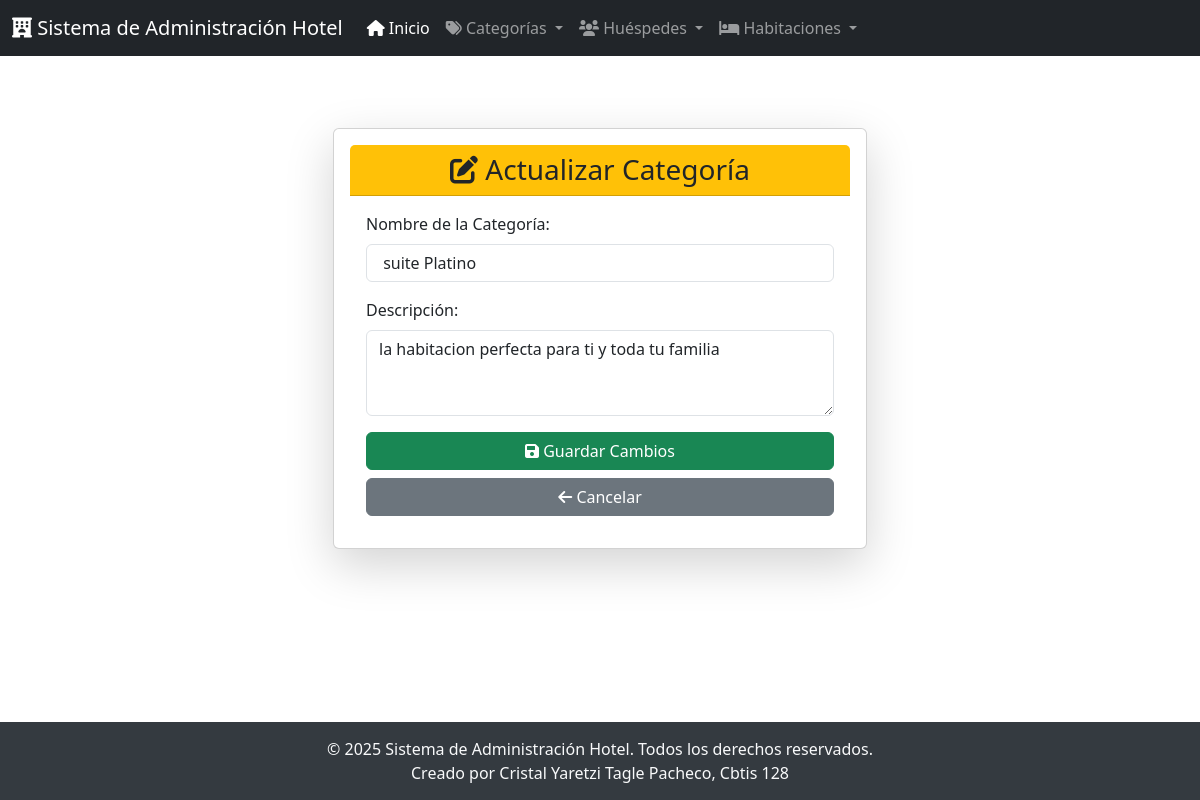
Screenshot of /categorias/actualizar/1/ with the database file from the repository.
### app_Hotel/models.py (models this page shows, shortened)
class Categoria(models.Model):
    nombre = models.CharField(max_length=100, unique=True)
    descripcion = models.TextField(blank=True, null=True)

### app_Hotel/views.py (the view)
# urls.py: path('categorias/actualizar/<int:id>/', views.actualizar_categoria, name='actualizar_categoria'),
def actualizar_categoria(request, id):
    categoria = get_object_or_404(Categoria, pk=id)
    if request.method == 'POST':
        categoria.nombre = request.POST.get('nombre')
        categoria.descripcion = request.POST.get('descripcion')
        categoria.save()
        return redirect('ver_categorias')
    return render(request, 'app_Hotel/categoria/actualizar_categoria.html', {'categoria': categoria})

### app_Hotel/templates/app_Hotel/categoria/actualizar_categoria.html (shortened to what this page needs)
{% extends 'app_Hotel/base.html' %}
{% block content %}
<div class="container my-5">
    <div class="row justify-content-center">
        <div class="col-md-6">
            <div class="card shadow-lg p-3 mb-5 bg-body rounded">
                <div class="card-header bg-warning text-dark text-center">
                    <h3 class="mb-0"><i class="fas fa-edit"></i> Actualizar Categoría</h3>
                </div>
                <div class="card-body">
                    <form method="post">
                        <div class="mb-3">
                            <label for="nombre" class="form-label">Nombre de la Categoría:</label>
                            <input type="text" class="form-control" id="nombre" name="nombre" value="{{ categoria.nombre }}" required>
                        </div>
                        <div class="mb-3">
                            <label for="descripcion" class="form-label">Descripción:</label>
                            <textarea class="form-control" id="descripcion" name="descripcion" rows="3">{{ categoria.descripcion }}</textarea>
                        </div>
                        <div class="d-grid gap-2">
                            <button type="submit" class="btn btn-success"><i class="fas fa-save"></i> Guardar Cambios</button>
                            <a href="{% url 'ver_categorias' %}" class="btn btn-secondary"><i class="fas fa-arrow-left"></i> Cancelar</a>
                        </div>
                    </form>
                </div>
            </div>
        </div>
    </div>
</div>
{% endblock %}

### app_Hotel/templates/app_Hotel/base.html (style rules this page uses)
body { display: flex; flex-direction: column; min-height: 100vh; }

### rows the page displays
Categoria: nombre "suite Platino", descripcion "la habitacion perfecta para ti y toda tu familia"
